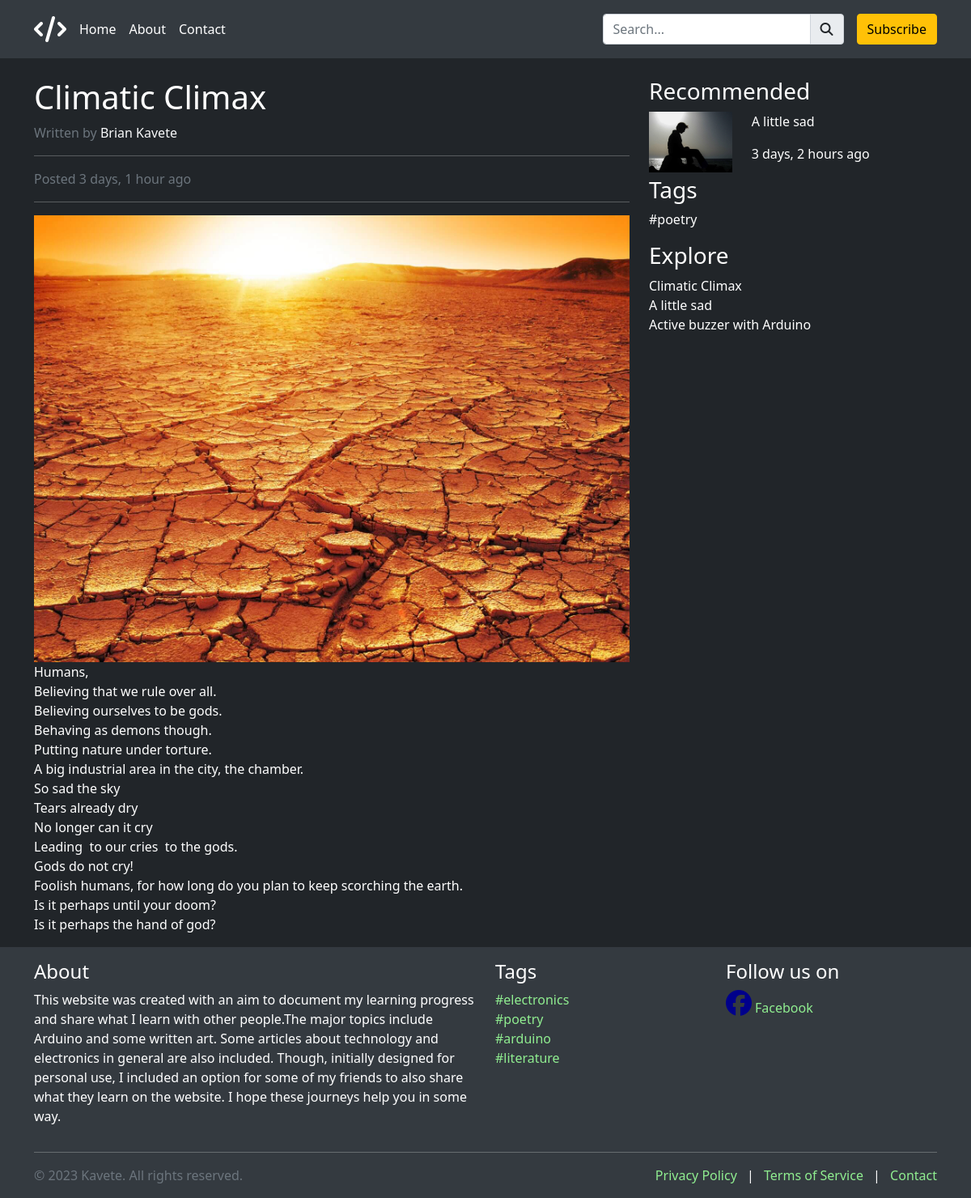
The page /post/climatic-climax/ on the database its author committed.
### main_blog/models.py (models this page shows, shortened)
class BlogPost(models.Model):
    title = models.CharField(max_length=50)
    date_published = models.DateTimeField(auto_now_add=True)
    date_updated = models.DateTimeField(auto_now=True)
    author = models.ForeignKey(
        User, on_delete=models.CASCADE, related_name="blog_posts"
    )
    prepopulated_fields = {"slug": ("firstname", "lastname")}
    preview_image = models.ImageField(
        upload_to=unique_image_name, null=True, blank=True
    )
    tags = models.ManyToManyField(to=Tag, related_name="posts", blank=True)
    slug = models.SlugField(default="", null=False, unique=True)
    content = RichTextUploadingField(null=False)

class Tag(models.Model):
    name = models.CharField(max_length=100, unique=True)
    slug = models.SlugField(default="", null=False)
    def __str__(self):
        return f"{self.name}"

### main_blog/views.py (the view)
# urls.py: path('post/<slug:slug>/', blog_post_detail, name='blog_post_detail'),
def blog_post_detail(request, slug):
    post = BlogPost.objects.get(slug=slug)
    random_posts = BlogPost.objects.order_by("?")[:5]
    post_tags = post.tags.all()
    related_posts = (
        BlogPost.objects.filter(tags__in=post_tags).exclude(slug=slug).distinct()[:5]
    )
    context = {
        "blog_post": post,
        "random_posts": random_posts,
        "related_posts": related_posts,
    }
    return render(request, "blog_details.html", context)

### main_blog/forms.py
class SubscriberForm(forms.ModelForm):
    class Meta:
        model = Subscriber
        fields = ['email', 'name']
        widgets = {
            'email': forms.EmailInput(attrs={'class': 'form-control mb-3', 'placeholder': 'Your email'}),
            'name': forms.TextInput(attrs={'class': 'form-control mb-3', 'placeholder': 'Your name'}),
        }

### main_blog/context_processors.py (called while the page is built)
def get_all_tags(request):
    all_tags = Tag.objects.all().order_by("?")[:10]
    return {"all_tags": all_tags}

def subscription_form(request):
    form = SubscriberForm()
    return {'subscription_form': form}

### main_blog/templates/blog_details.html (shortened to what this page needs)
{% extends 'layout/base.html' %}
{% load humanize %}
{% block content %}
    <div class="container mt-4">
        <div class="row">
            <div class="col-md-8">
                <h1 class="post-title">{{ blog_post.title }}</h1>
                <p class="post-meta">Written by <a href="#"
                                                   class="text-decoration-none text-light">{{ blog_post.author.first_name }} {{ blog_post.author.last_name }}</a>
                </p>
                <hr>
                <p class="post-meta">Posted {{ blog_post.date_published | naturaltime }}</p>
                <hr>
                {% if blog_post.preview_image %}
                    <img src="{{ blog_post.preview_image.url }}" alt="Blog Post Image" class="img-fluid">
                {% endif %}
                <div class="post-content">
                    {{ blog_post.content | safe }}
                </div>
            </div>
            <div class="col-md-4">
                <div class="sidebar">
                {% if related_posts %}
                    <h3 class="sidebar-title">Recommended</h3>
                    {% for related_post in related_posts %}
                        <a href="/post/{{ related_post.slug }}" class="sidebar-link">
                            <div class="row">
                                <div class="col-4">
                                    {% if related_post.preview_image %}
                                    <img src="{{ related_post.preview_image.url }}" alt="Blog Post Image"
                                         class="img-fluid" style="maximum-width: 400px">
                                    {% endif %}
                                </div>
                                <div class="col-8">
                                    <p class="sidebar-title">{{ related_post.title }}</p>
                                    <p class="sidebar-meta">{{ related_post.date_published | naturaltime }}</p>
                                </div>
                            </div>
                        </a>
                    {% endfor %}
{% endif %}
                </div>
                <div class="sidebar">
                    <h3 class="sidebar-title">Tags</h3>
                    <ul class="list-unstyled">
                        {% for tag in blog_post.tags.all %}
                            <li><a href="/tags/{{ tag.slug }}" class="sidebar-link">#{{ tag.name }}</a></li>
                        {% endfor %}
                    </ul>
                </div>
                <div class="sidebar">
                    <h3 class="sidebar-title">Explore</h3>
                    <ul class="list-unstyled">
                        {% for random_post in random_posts %}
                            <li><a href="/post/{{ random_post.slug }}" class="sidebar-link">{{ random_post.title }}</a></li>
                        {% endfor %}
                    </ul>
                </div>
            </div>
        </div>
    </div>
{% endblock %}

### main_blog/templates/partials/footer.html
<footer class="p-3 footer">
    <div class="container">
        <div class="row">
            <div class="col-md-6">
                <h4 id="about">About</h4>
                <p>This website was created with an aim to document my learning progress and share what I learn with
                    other people.The major topics include Arduino and some written art. Some articles about technology
                    and electronics in general are also included.
                    Though, initially designed for personal use, I included an option for some of my friends to also
                    share what they learn on the website.
                    I hope these journeys help you in some way.</p>
            </div>
            <div class="col-md-3">
                <h4>Tags</h4>
                <ul class="list-unstyled">
                    {% for tag in all_tags %}
                            <li><a href="/tags/{{ tag }}">#{{ tag }}</a></li>
                    {% endfor %}
                </ul>
            </div>
            <div class="col-md-3">
                <h4>Follow us on</h4>
                <ul class="list-unstyled d-flex align-items-center">
                    <li class="align-items-center"><i class="fab fa-facebook me-1"></i><a href="#">Facebook</a></li>
                </ul>
            </div>
        </div>
        <hr>
        <div class="row">
            <div class="col-md-6">
                <span class="text-muted">©  {% now "Y" %} Kavete. All rights reserved.</span>
            </div>
            <div class="col-md-6 text-md-end">
                <ul class="list-inline mb-0">
                    <li class="list-inline-item"><a href="#">Privacy Policy</a></li>
                    <li class="list-inline-item">|</li>
                    <li class="list-inline-item"><a href="#">Terms of Service</a></li>
                    <li class="list-inline-item">|</li>
                    <li class="list-inline-item"><a href="#">Contact</a></li>
                </ul>
            </div>
        </div>
    </div>
</footer>

### static/css/main_styles.css (style rules this page uses)
body { background-color: #212529; color: #fff; }
.post-title { color: #fff; }
.post-meta { color: #6c757d; }
.post-content { color: #fff; }
.sidebar-title { color: #fff; }
.sidebar-link { color: #fff; }
.footer { background-color: #343a40; color: #fff; }
a { color: lightgreen; text-decoration: none; }
.fa-facebook { color: darkblue; font-size: 2em; }

### rows shown on the page
BlogPost: title "Climatic Climax", author.first_name "Brian", author.last_name "Kavete", date_published "3 days, 1 hour ago", preview_image (picture), content "Humans, Believing that we rule over all. Believing ourselves to be gods. Behaving as demons though. Putting nature under torture. A big industrial area in the city, the chamber. So sad the sky Tears already dry No longer can it cry Leading to our cries to the gods. Gods do not cry! Foolish humans, for how long do you plan to keep scorching the earth. Is it perhaps until your doom? Is it perhaps the hand of god?"
BlogPost: preview_image (picture), title "A little sad", date_published "3 days, 2 hours ago"
Tag: name "poetry"
BlogPost: title "Active buzzer with Arduino"
Tag: name "electronics"
Tag: name "arduino"
Tag: name "literature"
